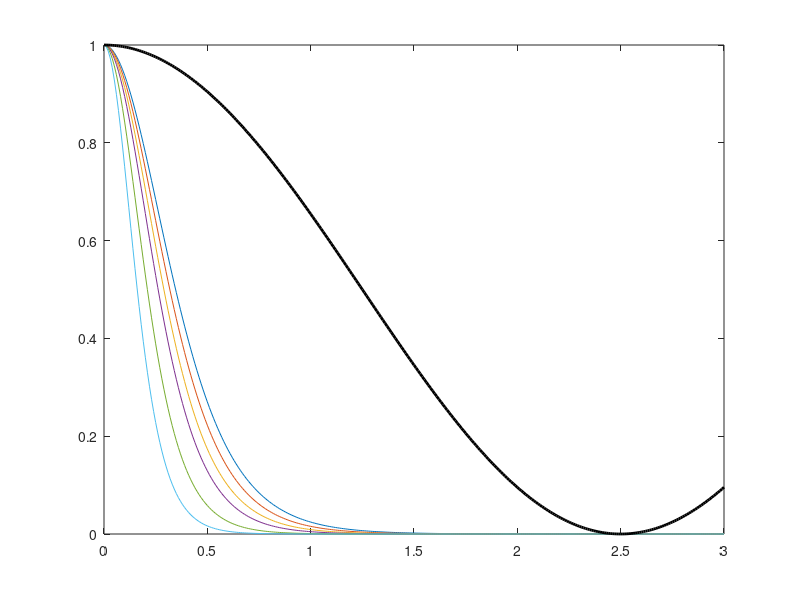

Write MATLAB code to recreate this figure.
n2 = 0;
H = 1;
mlamba = 5;


x = 0:0.01:3;
mpos = [2, 1.25, 1.11, 1.052, 1.0101, 1.001];
for i = 1./mpos
    m = i
    funct = @(x) 1./sqrt(1-m.^2.*sin(x));
    K = integral(funct, 0, 2*pi);
    fsurf = n2 + H*sech(2*K*((x)/(mlamba))).^2;

    plot(x, fsurf)
    hold on
    pause()
end

plot(x, 0.5*(cos(x*2*pi/mlamba)+1), 'k','linewidth', 2)